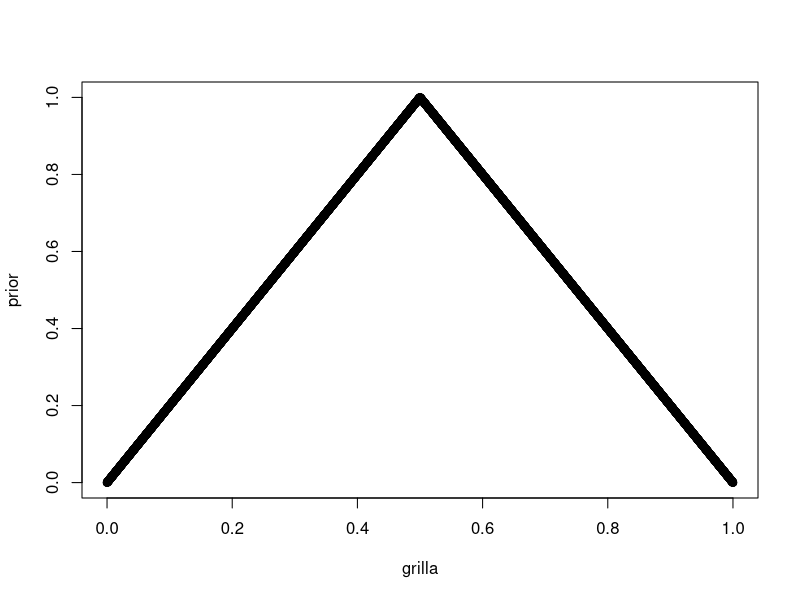
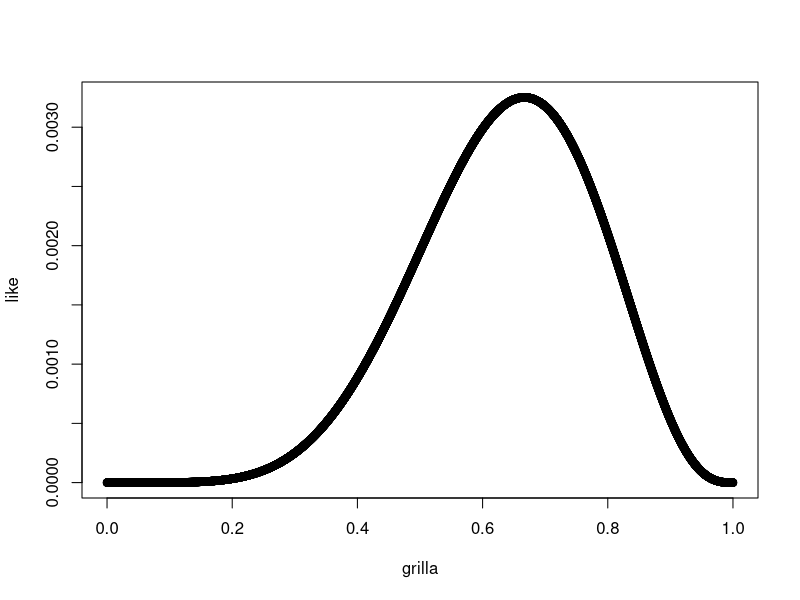
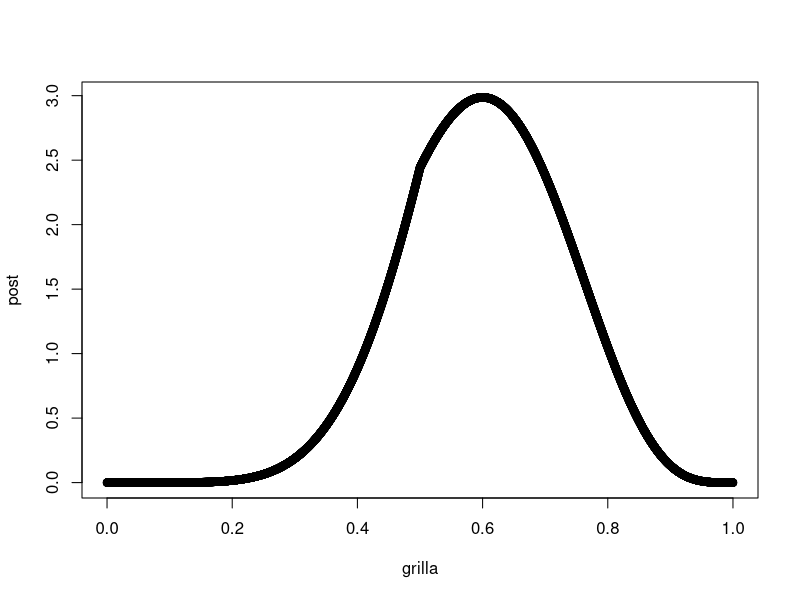

Here is the R script that generated these plots, in order: (Note: this script raises an error after producing the figures.)
## ---- chunk 1
resultadosBeta = rbeta(100000, 5, 12)

cantidad = c()
j=1
for (i in resultadosBeta){
  cantidad[j]= sum(rbinom(5, 1, i))
  j=j+1
}

table(cantidad)/100000
## ---- chunk 2
grilla = c(0:10000)/10000
prior = c()
for (j in c(1:length(grilla))){
  if (j<length(grilla)/2){
    prior[j] = grilla[j]*2
  }
  else{
    prior[j] = -1*grilla[j]*2 + 2
  }
}
## ---- chunk 3
plot(grilla, prior)
## ---- chunk 4
datos = c(1,0,1,1,1,0,1,0,1)
## ---- chunk 5
likeliHoodDadoDatosBinomial = function(grilla, experimentos, exitos){
  likelihood = c()
  for (j in c(1:length(grilla))){
    likelihood[j] = (grilla[j])^exitos * (1- grilla[j])^(experimentos - exitos)
  }
  return(likelihood)
}
## ---- chunk 6
like = likeliHoodDadoDatosBinomial(grilla, length(datos), sum(datos))
plot(grilla, like)
## ---- chunk 7
posteriorNoNormalizada = function(grilla, likelihood, prior){
  posteiorSinNorm = c()
  for (j in c(1:length(grilla))){
    posteiorSinNorm[j] = likelihood[j]*prior[j]
  }
  return(posteiorSinNorm)
}

posteriorNormalizada = function(posteriorSinNorm, grilla){
  tamanioGrilla = grilla[2] - grilla[1]
  posteriorNormal = posteriorSinNorm/(sum(posteriorSinNorm) * tamanioGrilla)
  return(posteriorNormal)
}
## ---- chunk 8
post = posteriorNormalizada(posteriorNoNormalizada(grilla, like, prior), grilla)
plot(grilla, post)

## ---- chunk 9
generarNdatosDadoTheta = function(N, theta){
  return(rbinom(N,1, theta))
}
## ---- chunk 10
generarPosteriorDadoPriorYDatos = function(grilla, prior, datosBinomial){
  like = likeliHoodDadoDatosBinomial(grilla, length(datosBinomial), sum(datosBinomial) )
  posteriorNoNorm = posteriorNoNormalizada(grilla, like, prior)
  posterior = posteriorNormalizada(posteriorNoNorm)
  return(posterior)
}
## ---- chunk 11
N = 40
theta = 0.3
grilla = c(0:10000)/10000
priorUnif = rep(1, length(grilla))

datosGenerados = generarNdatosDadoTheta(N, theta)
post = generarPosteriorDadoPriorYDatos(grilla, priorUnif, datosGenerados)

quantilGrilla = function(grilla,post, bordeIzq, bordeDer){ # te agarra de p a (1-p)
  q1 = 1
  while(sum(post[1:q1])<bordeIzq){
    q1 = q1 + 1
  }
  q3 = q1+1
  while(sum(post[1:q3])<bordeDer){
    q3 = q3 + 1
  }
  return(c(grilla[q1],grilla[q3]))
}
intervalo = quantilGrilla(grilla, post, 0.25, 0.75)
longIntervalo = intervalo[2] - intervalo[1]
longIntervalo
## ---- chunk 12
plot(grilla,post)
## ---- chunk 13
datosActuales = c(0,0,0,0,0,1,1,1)
grilla = c(0:10000)/10000
priorUnif = rep(1, length(grilla))
post = generarPosteriorDadoPriorYDatos(grilla, priorUnif, datosActuales)
  plot(grilla, post, main = "Posterior de distribucion de linea dado datos")
## ---- chunk 14
juanGane = c()
for (j in c(1:length(grilla))){
  juanGane[j] = grilla[j]*(1-(grilla[j]^(1/3)))^5 * 0.5*grilla[j]^(-2/3)#(grilla[j])^3 * post[j]
}
plot(grilla,juanGane)
## ---- chunk 15
sum(post*grilla^3)
